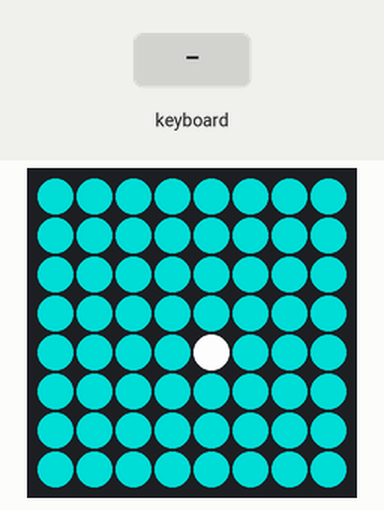
Simulated run of this program. Board: Raspberry Pi (BCM pin numbers) with a Sense HAT. On the bench: the Sense HAT's 8×8 RGB LED matrix. The test bench sets the inputs (shaded band). What the program prints to the terminal is not drawn.

Above: at 1.2 s.

The program:

bug_readchar.py
```python
#!/usr/bin/python3
import time
from sense_hat import SenseHat
import readchar
import sys

"""
    A bug on a colored background, responding to keypresses.

    Modify the starting state in the `state` dict.
    The background changes colors based on the bug's xy coords.

    This version handles input with the readchar 3rd party module.

    You nay need to install libncurses5-dev:

    sudo apt-get update
    sudo apt-get install libncurses5-dev
    sudo pip3 install readchar
"""

state = { "bug_x" : 4,
          "bug_y" : 4,
          "bug_rgb" : (250,250,250) }

print("Press **Enter** or click the joystick to quit")

sense = SenseHat()

def setscreen():
    """Takes x and y vales and alters screen state"""
    global state
    x = state["bug_x"]
    y = state["bug_y"]
    if sense.low_light:
        zero = 8
    else:
        zero = 48
    brightness = 255 -zero
    g = int(((x * 32)/255) * brightness + zero)
    b = int(((y * 32)/255) * brightness + zero)
    r = abs(g - b)
    sense.clear((r,g,b))
    print(r,g,b)

def draw_bug(key):
    global state
    key_code = key
    if key_code == readchar.key.ENTER:
        sys.exit()
    elif key_code == readchar.key.UP:
        state["bug_x"] = state["bug_x"]
        state["bug_y"] = 7 if state["bug_y"] == 0 else state["bug_y"] - 1
        setscreen()
        sense.set_pixel(state["bug_x"], state["bug_y"], state["bug_rgb"])
    elif key_code == readchar.key.DOWN:
        state["bug_x"] = state["bug_x"]
        state["bug_y"] = 0 if state["bug_y"] == 7 else state["bug_y"] + 1
        setscreen()
        sense.set_pixel(state["bug_x"], state["bug_y"], state["bug_rgb"])
    elif key_code == readchar.key.RIGHT:
        state["bug_x"] = 0 if state["bug_x"] == 7 else state["bug_x"] + 1
        state["bug_y"] = state["bug_y"]
        setscreen()
        sense.set_pixel(state["bug_x"], state["bug_y"], state["bug_rgb"])
    elif key_code == readchar.key.LEFT:
        state["bug_x"] = 7 if state["bug_x"] == 0 else state["bug_x"] - 1
        state["bug_y"] = state["bug_y"]
        setscreen()
        sense.set_pixel(state["bug_x"], state["bug_y"], state["bug_rgb"])

# Initial state
setscreen()
sense.set_pixel(state["bug_x"], state["bug_y"], state["bug_rgb"])

try:
    while True:
        key = readchar.readkey()
        print(key)
        draw_bug(key)
except KeyboardInterrupt:
    sys.exit()
```
